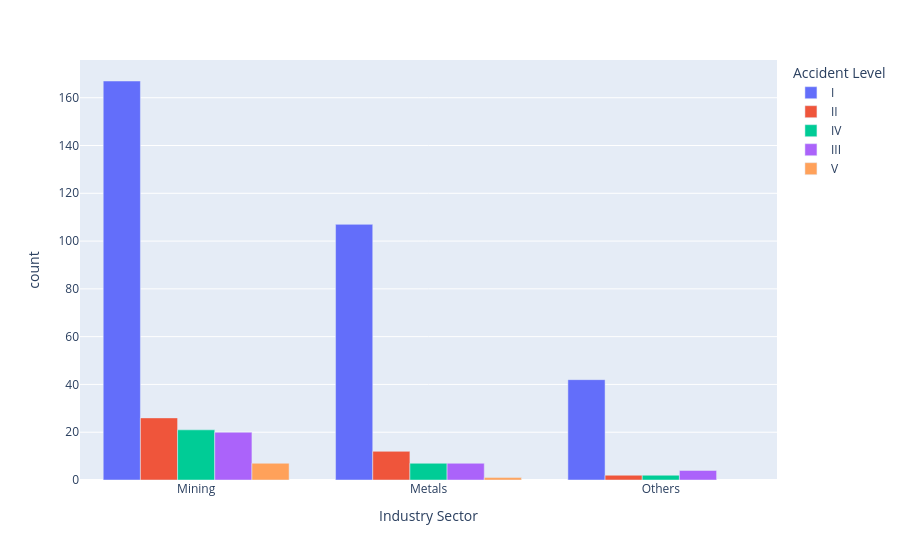

Notebook code for this chart:
### Markdown cell above
### Relationship between Sector and Accident Levels & Sector and Potential Accident Levels

### Code cell
data = safety_data.groupby(['Industry Sector','Accident Level']).size().sort_values(ascending=False).reset_index(name='count')
fig = express.bar(data, x='Industry Sector',y='count', color='Accident Level', barmode='group')
fig.show()

### Figure 1 — Plotly figure (JSON) as saved in the notebook; plotly's stock layout.template omitted (floating-point values rounded to 4 significant figures)
{"data": [{"alignmentgroup": "True", "hovertemplate": "Accident Level=I<br>Industry Sector=%{x}<br>count=%{y}<extra></extra>", "legendgroup": "I", "marker": {"color": "#636efa", "pattern": {"shape": ""}}, "name": "I", "offsetgroup": "I", "orientation": "v", "showlegend": true, "textposition": "auto", "type": "bar", "x": ["Mining", "Metals", "Others"], "xaxis": "x", "y": [167, 107, 42], "yaxis": "y"}, {"alignmentgroup": "True", "hovertemplate": "Accident Level=II<br>Industry Sector=%{x}<br>count=%{y}<extra></extra>", "legendgroup": "II", "marker": {"color": "#EF553B", "pattern": {"shape": ""}}, "name": "II", "offsetgroup": "II", "orientation": "v", "showlegend": true, "textposition": "auto", "type": "bar", "x": ["Mining", "Metals", "Others"], "xaxis": "x", "y": [26, 12, 2], "yaxis": "y"}, {"alignmentgroup": "True", "hovertemplate": "Accident Level=IV<br>Industry Sector=%{x}<br>count=%{y}<extra></extra>", "legendgroup": "IV", "marker": {"color": "#00cc96", "pattern": {"shape": ""}}, "name": "IV", "offsetgroup": "IV", "orientation": "v", "showlegend": true, "textposition": "auto", "type": "bar", "x": ["Mining", "Metals", "Others"], "xaxis": "x", "y": [21, 7, 2], "yaxis": "y"}, {"alignmentgroup": "True", "hovertemplate": "Accident Level=III<br>Industry Sector=%{x}<br>count=%{y}<extra></extra>", "legendgroup": "III", "marker": {"color": "#ab63fa", "pattern": {"shape": ""}}, "name": "III", "offsetgroup": "III", "orientation": "v", "showlegend": true, "textposition": "auto", "type": "bar", "x": ["Mining", "Metals", "Others"], "xaxis": "x", "y": [20, 7, 4], "yaxis": "y"}, {"alignmentgroup": "True", "hovertemplate": "Accident Level=V<br>Industry Sector=%{x}<br>count=%{y}<extra></extra>", "legendgroup": "V", "marker": {"color": "#FFA15A", "pattern": {"shape": ""}}, "name": "V", "offsetgroup": "V", "orientation": "v", "showlegend": true, "textposition": "auto", "type": "bar", "x": ["Mining", "Metals"], "xaxis": "x", "y": [7, 1], "yaxis": "y"}], "layout": {"barmode": "group", "legend": {"title": {"text": "Accident Level"}, "tracegroupgap": 0}, "margin": {"t": 60}, "xaxis": {"anchor": "y", "domain": [0, 1], "title": {"text": "Industry Sector"}}, "yaxis": {"anchor": "x", "domain": [0, 1], "title": {"text": "count"}}}}
